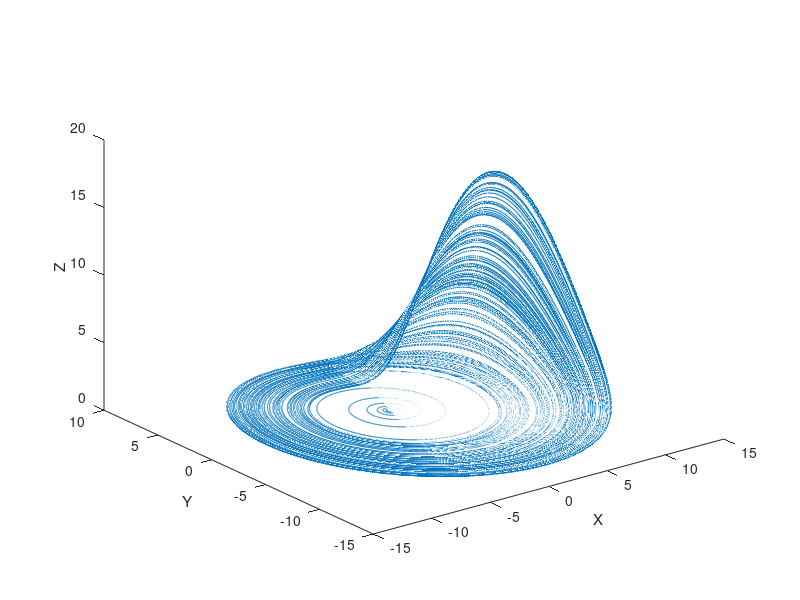
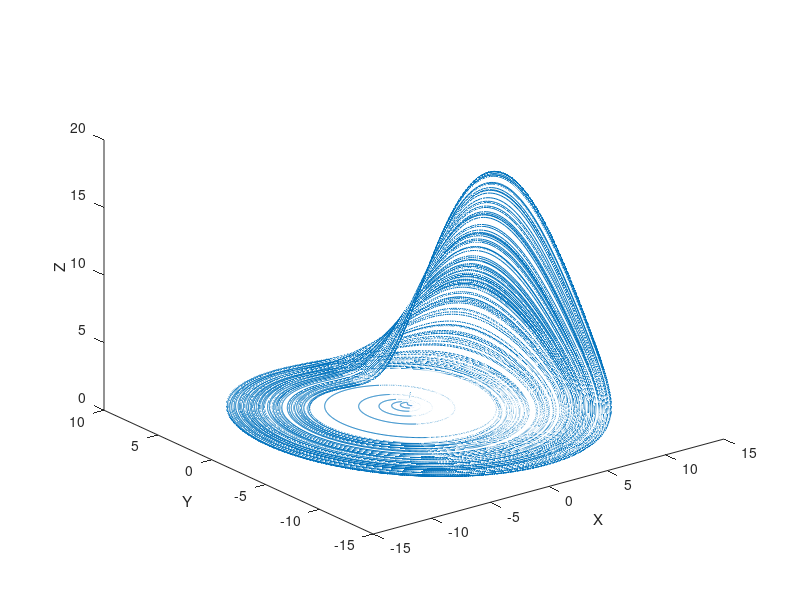
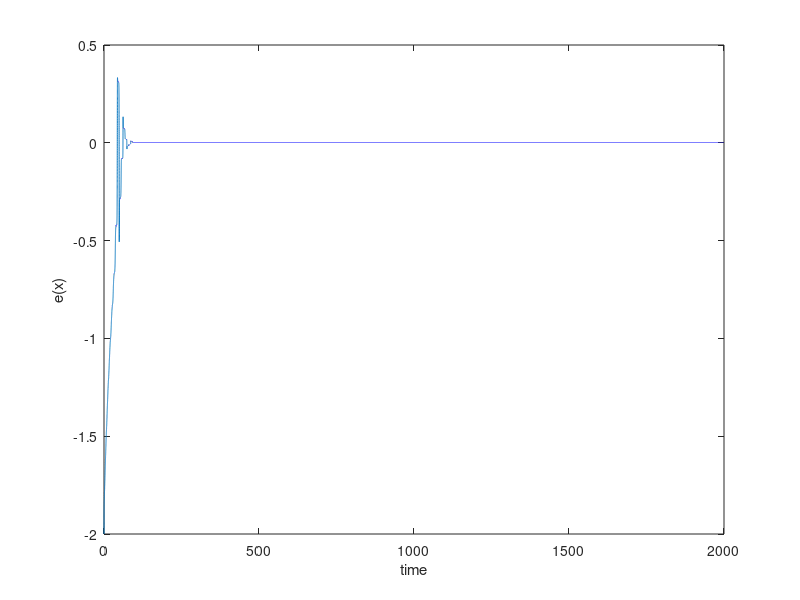
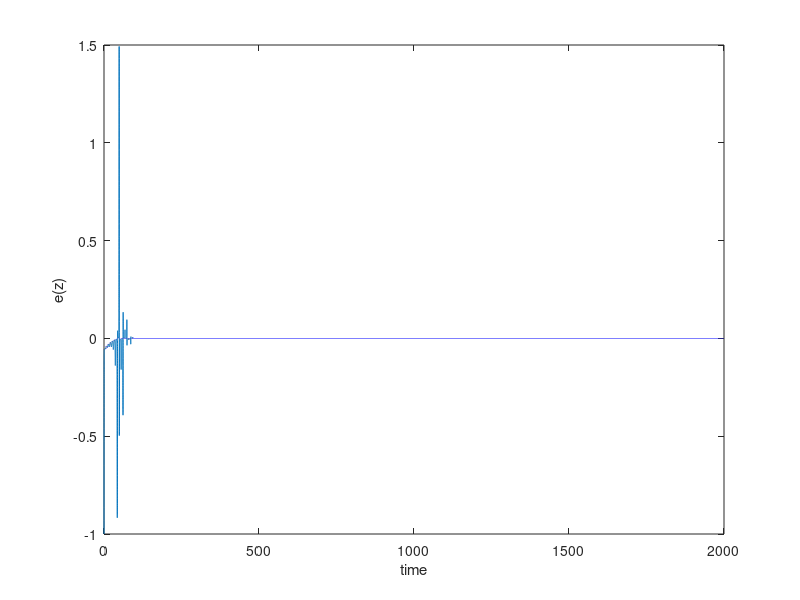

These charts were generated, in order, by the following MATLAB code:
tspan=[0:0.01:2000];
a=0.2;
b=2;
c=9.0;
x(1,1)=3;
x(1,2)=1;
x(1,3)=10;

x = zeros(200001,3);
for k=2:1:200001
        x(k,1) =x(k-1,1) + (-x(k-1,2)-x(k-1,3)) * 0.01; 
        x(k,2) =x(k-1,2) + (x(k-1,1)+a*x(k-1,2)) * 0.01;
        x(k,3) =x(k-1,3) + (b+x(k-1,3)*x(k-1,1)-x(k-1,3)*c) * 0.01;
    end
figure(1);
plot3(x(:,1),x(:,2),x(:,3));
xlabel('X');
ylabel('Y');
zlabel('Z');
out=zeros(size(x));
out(1,1)= 2;
out(1,2)= 1;
out(1,3)= 1;
out(:,2)=x(:,2);
    for k=2:1:200001
        out(k,1) =out(k-1,1) + (-out(k-1,2)-out(k-1,3)) * 0.01; 
        out(k,3) =out(k-1,3) + (b+out(k-1,3)*out(k-1,1)-out(k-1,3)*c) * 0.01;
    end
figure(2);
plot3(out(:,1),out(:,2),out(:,3));
xlabel('X');
ylabel('Y');
zlabel('Z');

figure(3);
plot(tspan(1,:),x(:,1)-out(:,1));
xlabel('time');
ylabel('e(x)');
figure(4);
plot(tspan(1,:),x(:,3)-out(:,3));
xlabel('time');
ylabel('e(z)');
figure(6);
plot(x(:,1),out(:,1));
xlabel('x(drive)');
ylabel('x(response)');
figure(7);
plot(x(:,3),out(:,3));
xlabel('z(drive)');
ylabel('z(response)');